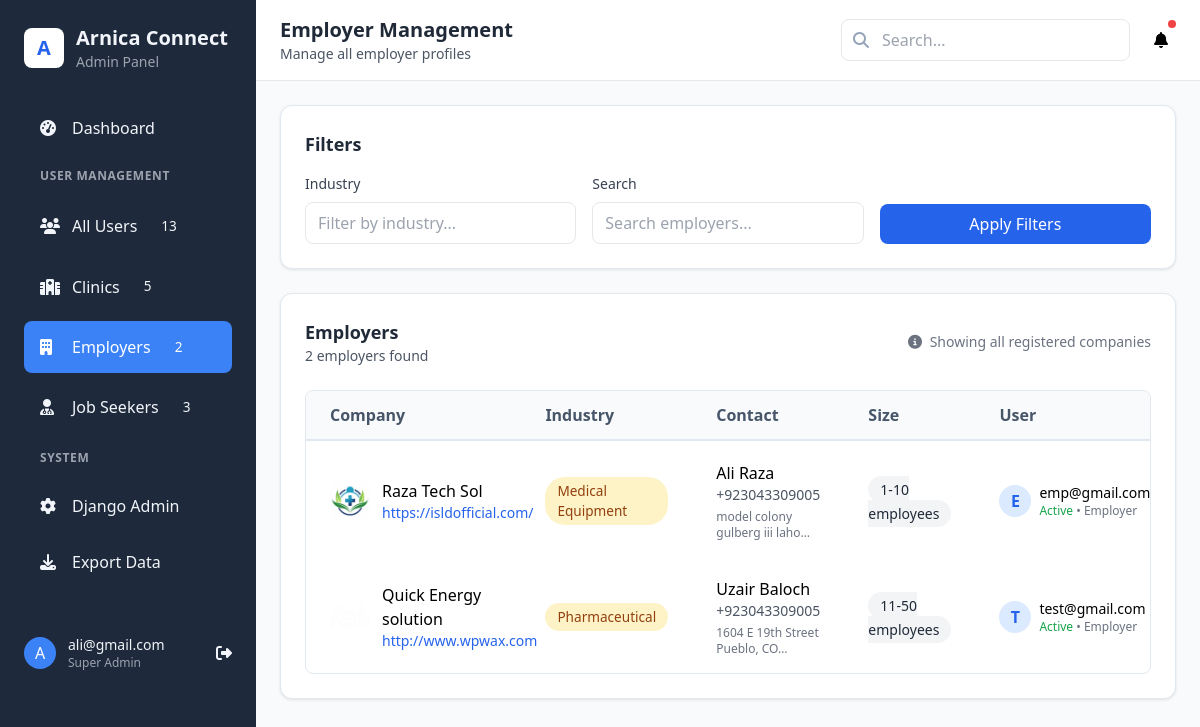
The page /admin-custom/employers/ (signed in) on the database its author committed.
### accounts/models.py (models this page shows, shortened)
class User(AbstractBaseUser, PermissionsMixin):
    USER_TYPE_CHOICES = (
        ('clinic', 'Clinic'),
        ('employer', 'Employer'),
        ('job_seeker', 'Job Seeker'),
        ('admin', 'Admin'),
    )
    email = models.EmailField(unique=True)
    user_type = models.CharField(max_length=20, choices=USER_TYPE_CHOICES)
    is_active = models.BooleanField(default=True)
    is_staff = models.BooleanField(default=False)
    date_joined = models.DateTimeField(auto_now_add=True)
    agree_to_terms = models.BooleanField(default=False)
    objects = UserManager()
    USERNAME_FIELD = 'email'
    REQUIRED_FIELDS = ['user_type']

### profiles/models.py (models this page shows, shortened)
class EmployerProfile(models.Model):
    user = models.OneToOneField(
        settings.AUTH_USER_MODEL,
        on_delete=models.CASCADE,
        related_name='employer_profile'
    )
    company_name = models.CharField(max_length=255)
    contact_person = models.CharField(max_length=255)
    phone = models.CharField(max_length=20)
    address = models.TextField(blank=True)
    industry = models.CharField(max_length=100, blank=True)
    company_size = models.CharField(max_length=50, blank=True)
    website = models.URLField(blank=True)
    company_logo = models.ImageField(upload_to='employers/logos/', blank=True, null=True)
    created_at = models.DateTimeField(auto_now_add=True)
    updated_at = models.DateTimeField(auto_now=True)

### custom_admin/views.py (the view)
# urls.py: path('employers/', views.manage_employers, name='manage_employers'),
@login_required
@user_passes_test(is_admin)
def manage_employers(request):
    employers = EmployerProfile.objects.all().select_related('user').order_by('-created_at')
    industry = request.GET.get('industry', '')
    if industry:
        employers = employers.filter(industry__icontains=industry)
    search = request.GET.get('search', '')
    if search:
        employers = employers.filter(
            Q(company_name__icontains=search) |
            Q(user__email__icontains=search) |
            Q(contact_person__icontains=search)
        )
    context = {
        'employers': employers,
    }
    return render(request, 'custom_admin/manage_employers.html', context)

### custom_admin/context_processors.py (called while the page is built)
def admin_stats(request):
    if request.path.startswith('/admin-custom/'):
        return {
            'total_users': User.objects.count(),
            'total_clinics': ClinicProfile.objects.count(),
            'total_employers': EmployerProfile.objects.count(),
            'total_job_seekers': JobSeekerProfile.objects.count(),
        }
    return {}

### custom_admin/views.py (called while the page is built)
def is_admin(user):
    return user.is_staff and user.is_superuser

### custom_admin/templates/custom_admin/manage_employers.html (shortened to what this page needs)
{% extends 'custom_admin/base.html' %}
{% block page_title %}Employer Management{% endblock %}
{% block page_subtitle %}Manage all employer profiles{% endblock %}
{% block content %}
<div class="space-y-6">
    <div class="card p-6">
        <h3 class="text-lg font-semibold text-gray-800 mb-4">Filters</h3>
        <form method="get" class="grid grid-cols-1 md:grid-cols-3 gap-4">
            <div>
                <label class="block text-sm font-medium text-gray-700 mb-2">Industry</label>
                <input type="text" name="industry" value="{{ request.GET.industry|default:'' }}"
                       placeholder="Filter by industry..."
                       class="w-full px-3 py-2 border rounded-lg focus:ring-2 focus:ring-blue-500">
            </div>
            <div>
                <label class="block text-sm font-medium text-gray-700 mb-2">Search</label>
                <input type="text" name="search" value="{{ request.GET.search|default:'' }}"
                       placeholder="Search employers..."
                       class="w-full px-3 py-2 border rounded-lg focus:ring-2 focus:ring-blue-500">
            </div>
            <div class="flex items-end">
                <button type="submit" class="w-full px-4 py-2 bg-blue-600 text-white rounded-lg hover:bg-blue-700">
                    Apply Filters
                </button>
            </div>
        </form>
    </div>
    <div class="card p-6">
        <div class="flex justify-between items-center mb-6">
            <div>
                <h3 class="text-lg font-semibold text-gray-800">Employers</h3>
                <p class="text-gray-600 text-sm">{{ employers.count }} employers found</p>
            </div>
            <div class="text-sm text-gray-500">
                <i class="fas fa-info-circle mr-1"></i>
                Showing all registered companies
            </div>
        </div>
        <div class="table-container">
            <table>
                <thead>
                    <tr>
                        <th class="px-6 py-3 text-left">Company</th>
                        <th class="px-6 py-3 text-left">Industry</th>
                        <th class="px-6 py-3 text-left">Contact</th>
                        <th class="px-6 py-3 text-left">Size</th>
                        <th class="px-6 py-3 text-left">User</th>
                    </tr>
                </thead>
                <tbody>
                    {% for employer in employers %}
                    <tr>
                        <td class="px-6 py-4">
                            <div class="flex items-center">
                                {% if employer.company_logo %}
                                <img src="{{ employer.company_logo.url }}" alt="{{ employer.company_name }}"
                                     class="w-10 h-10 rounded-lg mr-3 object-cover">
                                {% else %}
                                <div class="w-10 h-10 bg-green-100 rounded-lg flex items-center justify-center text-green-600 font-bold mr-3">
                                    {{ employer.company_name|first|upper }}
                                </div>
                                {% endif %}
                                <div>
                                    <p class="font-medium">{{ employer.company_name }}</p>
                                    {% if employer.website %}
                                    <p class="text-sm text-blue-600">
                                        <a href="{{ employer.website }}" target="_blank" class="hover:underline">
                                            {{ employer.website|truncatechars:25 }}
                                        </a>
                                    </p>
                                    {% endif %}
                                </div>
                            </div>
                        </td>
                        <td class="px-6 py-4">
                            <span class="badge badge-warning">
                                {{ employer.industry|default:"Not specified" }}
                            </span>
                        </td>
                        <td class="px-6 py-4">
                            <p class="font-medium">{{ employer.contact_person|default:"Not provided" }}</p>
                            <p class="text-sm text-gray-600">{{ employer.phone|default:"No phone" }}</p>
                            {% if employer.address %}
                            <p class="text-xs text-gray-500 mt-1">{{ employer.address|truncatechars:30 }}</p>
                            {% endif %}
                        </td>
                        <td class="px-6 py-4">
                            <span class="px-3 py-1 bg-gray-100 text-gray-800 rounded-full text-sm">
                                {{ employer.company_size|default:"Not specified" }}
                            </span>
                        </td>
                        <td class="px-6 py-4">
                            <div class="flex items-center">
                                <div class="w-8 h-8 bg-blue-100 rounded-full flex items-center justify-center text-blue-600 font-bold mr-2">
                                    {{ employer.user.email|first|upper }}
                                </div>
                                <div>
                                    <p class="text-sm font-medium truncate" style="max-width: 150px;">{{ employer.user.email }}</p>
                                    <p class="text-xs text-gray-500">
                                        <span class="{% if employer.user.is_active %}text-green-600{% else %}text-red-600{% endif %}">
                                            {{ employer.user.is_active|yesno:"Active,Inactive" }}
                                        </span>
                                        • {{ employer.user.user_type|title }}
                                    </p>
                                </div>
                            </div>
                        </td>
                    </tr>
                    {% endfor %}
                </tbody>
            </table>
        </div>
    </div>
</div>
{% endblock %}

### custom_admin/templates/custom_admin/base.html (shortened to what this page needs)
<!DOCTYPE html>
<html lang="en">
<head>
    <script src="https://cdn.tailwindcss.com"></script>
    <link rel="stylesheet" href="https://cdnjs.cloudflare.com/ajax/libs/font-awesome/6.4.0/css/all.min.css">
</head>
<body class="bg-gray-50">
    <div class="flex h-screen">
        <div class="sidebar w-64 flex-shrink-0 hidden md:block">
            <div class="p-6">
                <div class="flex items-center space-x-3 mb-8">
                    <div class="w-10 h-10 bg-white rounded-lg flex items-center justify-center">
                        <span class="text-blue-600 font-bold text-xl">A</span>
                    </div>
                    <div>
                        <h1 class="text-xl font-bold">Arnica Connect</h1>
                        <p class="text-sm text-gray-400">Admin Panel</p>
                    </div>
                </div>
                <nav class="space-y-2">
                    <a href="{% url 'custom_admin:dashboard' %}"
                       class="flex items-center space-x-3 px-4 py-3 rounded-lg {% if request.resolver_match.url_name == 'dashboard' %}active{% endif %}">
                        <i class="fas fa-tachometer-alt w-5"></i>
                        <span>Dashboard</span>
                    </a>
                    <div class="px-4 py-2 text-xs font-semibold text-gray-400 uppercase tracking-wider">
                        User Management
                    </div>
                    <a href="{% url 'custom_admin:manage_users' %}"
                       class="flex items-center space-x-3 px-4 py-3 rounded-lg {% if request.resolver_match.url_name == 'manage_users' %}active{% endif %}">
                        <i class="fas fa-users w-5"></i>
                        <span>All Users</span>
                        <span class="ml-auto badge">{{ total_users|default:"0" }}</span>
                    </a>
                    <a href="{% url 'custom_admin:manage_clinics' %}"
                       class="flex items-center space-x-3 px-4 py-3 rounded-lg {% if request.resolver_match.url_name == 'manage_clinics' %}active{% endif %}">
                        <i class="fas fa-hospital w-5"></i>
                        <span>Clinics</span>
                        <span class="ml-auto badge">{{ total_clinics|default:"0" }}</span>
                    </a>
                    <a href="{% url 'custom_admin:manage_employers' %}"
                       class="flex items-center space-x-3 px-4 py-3 rounded-lg {% if request.resolver_match.url_name == 'manage_employers' %}active{% endif %}">
                        <i class="fas fa-building w-5"></i>
                        <span>Employers</span>
                        <span class="ml-auto badge">{{ total_employers|default:"0" }}</span>
                    </a>
                    <a href="{% url 'custom_admin:manage_job_seekers' %}"
                       class="flex items-center space-x-3 px-4 py-3 rounded-lg {% if request.resolver_match.url_name == 'manage_job_seekers' %}active{% endif %}">
                        <i class="fas fa-user-md w-5"></i>
                        <span>Job Seekers</span>
                        <span class="ml-auto badge">{{ total_job_seekers|default:"0" }}</span>
                    </a>
                    <div class="px-4 py-2 text-xs font-semibold text-gray-400 uppercase tracking-wider mt-8">
                        System
                    </div>
                    <a href="{% url 'admin:index' %}" target="_blank" class="flex items-center space-x-3 px-4 py-3 rounded-lg">
                        <i class="fas fa-cog w-5"></i>
                        <span>Django Admin</span>
                    </a>
                    <a href="{% url 'custom_admin:export_users_csv' %}" class="flex items-center space-x-3 px-4 py-3 rounded-lg">
                        <i class="fas fa-download w-5"></i>
                        <span>Export Data</span>
                    </a>
                </nav>
            </div>
            <div class="mt-auto p-6 border-t border-gray-800">
                <div class="flex items-center space-x-3">
                    <div class="w-8 h-8 bg-blue-500 rounded-full flex items-center justify-center text-white">
                        {{ request.user.email|first|upper }}
                    </div>
                    <div class="flex-1">
                        <p class="text-sm font-medium">{{ request.user.email }}</p>
                        <p class="text-xs text-gray-400">Super Admin</p>
                    </div>
                    <a href="{% url 'admin:logout' %}" class="text-gray-400 hover:text-white">
                        <i class="fas fa-sign-out-alt"></i>
                    </a>
                </div>
            </div>
        </div>
        <div class="flex-1 overflow-auto">
            <div class="bg-white border-b px-6 py-4">
                <div class="flex justify-between items-center">
                    <div>
                        <h2 class="text-xl font-bold text-gray-800">{% block page_title %}Dashboard{% endblock %}</h2>
                        <p class="text-gray-600 text-sm">{% block page_subtitle %}Overview and statistics{% endblock %}</p>
                    </div>
                    <div class="flex items-center space-x-4">
                        <div class="relative search-box">
                            <i class="fas fa-search"></i>
                            <input type="text" placeholder="Search..." class="pl-10 pr-4 py-2 border rounded-lg focus:outline-none focus:ring-2 focus:ring-blue-500">
                        </div>
                        <div class="relative">
                            <button class="p-2 hover:bg-gray-100 rounded-lg">
                                <i class="fas fa-bell"></i>
                                <span class="absolute top-0 right-0 w-2 h-2 bg-red-500 rounded-full"></span>
                            </button>
                        </div>
                    </div>
                </div>
            </div>
            <div class="p-6">
                {% block content %}{% endblock %}
            </div>
        </div>
    </div>
</body>
</html>

### custom_admin/templates/custom_admin/base.html (style rules this page uses)
:root { --primary-color: #3b82f6; --primary-dark: #1d4ed8; --primary-light: #dbeafe; --secondary-color: #64748b; --success-color: #10b981; --warning-color: #f59e0b; --danger-color: #ef4444; --sidebar-bg: #1e293b; --sidebar-text: #f1f5f9; --sidebar-hover: #334155; }
.sidebar { background: var(--sidebar-bg); color: var(--sidebar-text); transition: all 0.3s ease; }
.sidebar a { color: var(--sidebar-text); text-decoration: none; transition: all 0.2s ease; }
.sidebar .active { background: var(--primary-color); color: white; }
.card { background: white; border-radius: 12px; box-shadow: 0 1px 3px rgba(0,0,0,0.1); border: 1px solid #e2e8f0; transition: all 0.3s ease; }
.table-container { overflow-x: auto; border-radius: 8px; border: 1px solid #e2e8f0; }
table { width: 100%; border-collapse: separate; border-spacing: 0; }
thead { background: #f8fafc; }
th { font-weight: 600; color: #475569; border-bottom: 2px solid #e2e8f0; }
.badge { display: inline-flex; align-items: center; padding: 4px 12px; border-radius: 20px; font-size: 0.85rem; font-weight: 500; }
.badge-warning { background: #fef3c7; color: #92400e; }
.search-box { position: relative; }
.search-box input { padding-left: 40px; }
.search-box i { position: absolute; left: 12px; top: 50%; transform: translateY(-50%); color: #94a3b8; }

### rows shown on the page
User: user.email|first "A", user.email "ali@gmail.com"
EmployerProfile: company_logo (picture), company_name "Raza Tech Sol", website "https://isldofficial.com/", industry "Medical Equipment", contact_person "Ali Raza", phone "+923043309005", address "model colony gulberg iii laho…", company_size "1-10 employees", user.email|first "E", user.email "emp@gmail.com", user.is_active "Active", user.user_type "Employer"
EmployerProfile: company_logo (picture), company_name "Quick Energy solution", website "http://www.wpwax.com", industry "Pharmaceutical", contact_person "Uzair Baloch", phone "+923043309005", address "1604 E 19th Street Pueblo, CO…", company_size "11-50 employees", user.email|first "T", user.email "test@gmail.com", user.is_active "Active", user.user_type "Employer"

### other values the page prints
{{ total_users|default:"0" }} "13"
{{ total_clinics|default:"0" }} "5"
{{ total_employers|default:"0" }} "2"
{{ total_job_seekers|default:"0" }} "3"
{{ employers.count }} "2"
